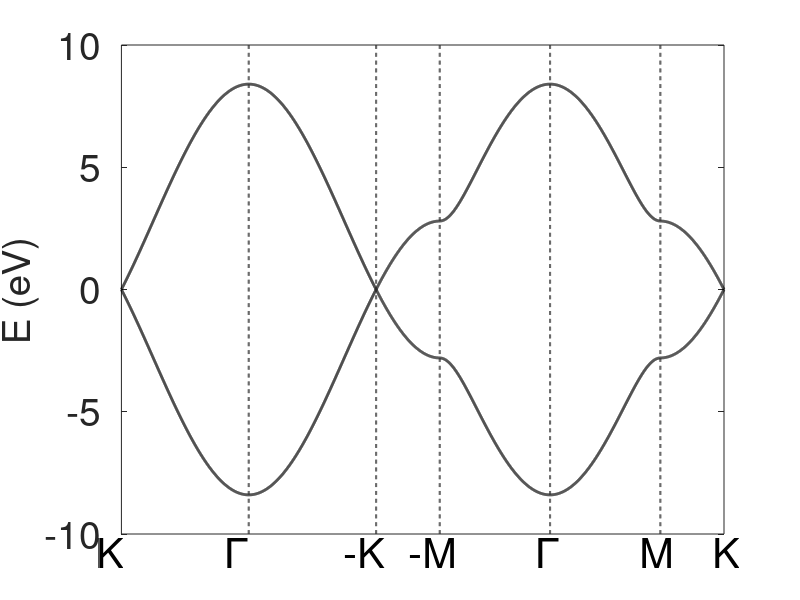

Recreate this plot in MATLAB.
%% Tight bonding method calculation: band structure of bilayer graphene
% Ref: Rep. Prog. Phys. 76 (2013) 056503 (28pp)
clear all


a=1.42;  % a is nearest atom distance ( Angstrom)
t=2.8;  %% hopping parameter (eV)

% define k-line
Kx=2*pi/(a*3); %% x axis of K point.
points=1000; % Mesh points

% From K point to -K point
k_K_nK_x=[Kx:-Kx/points:-Kx];
k_K_nK_y=k_K_nK_x./sqrt(3);
% From -K point to -M point
k_nK_nM_x=-Kx.*ones(1,points+1);
k_nK_nM_y=[-Kx/sqrt(3):Kx/sqrt(3)/points:0];
% From -M point to M point
k_nM_M_x=[-Kx:Kx/points:Kx];
k_nM_M_y=k_nM_M_x.*0;
% From M point to K point
k_M_K_y=[0:Kx/sqrt(3)/points:Kx/sqrt(3)];
k_M_K_x=Kx.*ones(1,length(k_M_K_y));
% Generate kx and ky array 
Kx_array=[k_K_nK_x k_nK_nM_x  k_nM_M_x k_M_K_x];
Ky_array=[k_K_nK_y k_nK_nM_y k_nM_M_y k_M_K_y];
% plot kx and ky for checking the scan trace of k vector. 
%plot(Kx_array,Ky_array)

% x axis for ploting band structure
Kx_plot=[linspace(0,4,length(k_K_nK_x)) ...
         linspace(4,5,length(k_nK_nM_x))...
         linspace(5,5+2*sqrt(3),length(k_nM_M_x))...
         linspace(5+2*sqrt(3),6+2*sqrt(3),length(k_M_K_y))];


% Scan through k-line, solve eigenvalues for each k.
for count=1:1:length(Kx_array)
    
  kx=Kx_array(count); 
  ky=Ky_array(count);
  
  % Construct hamiltonian 
  fk=-t*exp(-i*kx*a)*(1+2*exp(i*3*kx*a/2)*cos(sqrt(3)/2*ky*a));
  Hamiltonian=[0 fk; fk' 0];
  
  % get eigen values of Hamiltonian
  Band(count,:)=sort(real(eig(Hamiltonian)),'ascend');

end 

%% Plot band structure

plot(Kx_plot,Band,'color','k','linewidth',2)
hold on 
set(gca,'fontsize',28)
set(gca,'XTick',[])
ylabel(['E (eV)'],'FontSize',28)
set(gcf,'Position',[500 300 800 600])
xlim([0,max(Kx_plot)])
% grid on 
% grid minor
y_l=10;
ylim([-y_l,y_l])

% Gamma points
x=2.*ones(1,points+1);
y=[-y_l:2*y_l./points:y_l];
plot(x,y,'LineWidth',1.5,'color',[0.2 0.2 0.2],'linestyle','--')
hold on 
% -K points
x=4.*ones(1,points+1);
y=[-y_l:2*y_l./points:y_l];
plot(x,y,'LineWidth',1.5,'color',[0.2 0.2 0.2],'linestyle','--')
hold on 
hold on 
% -M points
x=5.*ones(1,points+1);
y=[-y_l:2*y_l./points:y_l];
plot(x,y,'LineWidth',1.5,'color',[0.2 0.2 0.2],'linestyle','--')
hold on 
% Gamma points
x=(5+1*sqrt(3)).*ones(1,points+1);
y=[-y_l:2*y_l./points:y_l];
plot(x,y,'LineWidth',1.5,'color',[0.2 0.2 0.2],'linestyle','--')
hold on 
% M points
x=(5+2*sqrt(3)).*ones(1,points+1);
y=[-y_l:2*y_l./points:y_l];
plot(x,y,'LineWidth',1.5,'color',[0.2 0.2 0.2],'linestyle','--')
hold on 


% Create textbox
annotation('textbox',...
    [0.12 0.06 0.03 0.04],'String','K',...
    'LineWidth',4,...
    'FontSize',30,...
    'FitBoxToText','off',...
    'EdgeColor','none');

annotation('textbox',...
    [0.28 0.06 0.03 0.04],'String','\Gamma',...
    'LineWidth',4,...
    'FontSize',30,...
    'FitBoxToText','off',...
    'EdgeColor','none');


annotation('textbox',...
    [0.43 0.06 0.03 0.04],'String','-K',...
    'LineWidth',4,...
    'FontSize',30,...
    'FitBoxToText','off',...
    'EdgeColor','none');


annotation('textbox',...
    [0.51 0.06 0.03 0.04],'String','-M',...
    'LineWidth',4,...
    'FontSize',30,...
    'FitBoxToText','off',...
    'EdgeColor','none');

annotation('textbox',...
    [0.67 0.06 0.03 0.04],'String','\Gamma',...
    'LineWidth',4,...
    'FontSize',30,...
    'FitBoxToText','off',...
    'EdgeColor','none');

annotation('textbox',...
    [0.8 0.06 0.03 0.04],'String','M',...
    'LineWidth',4,...
    'FontSize',30,...
    'FitBoxToText','off',...
    'EdgeColor','none');

annotation('textbox',...
    [0.89 0.06 0.03 0.04],'String','K',...
    'LineWidth',4,...
    'FontSize',30,...
    'FitBoxToText','off',...
    'EdgeColor','none');

% save figure as 'pdf'
set(gcf,'PaperOrientation','landscape')
print(gcf, 'PR 10band delta1_mag.pdf', '-dpdf','-r0','-bestfit')


